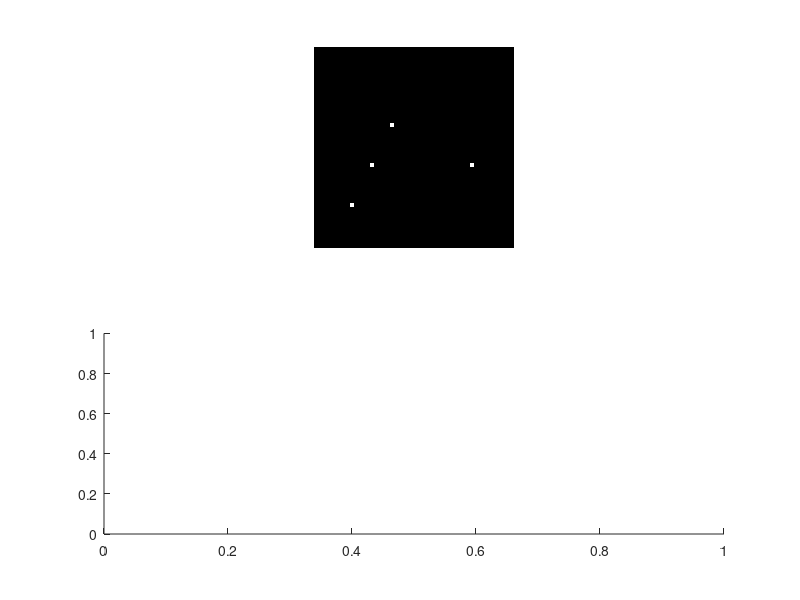

This chart was generated by the following MATLAB code: (Note: this script raises an error after producing the figure.)
clear all; close all; clc;

a = zeros(50,50); % Create a 50x50 patch
a(20,20) = 1;
a(30,15) = 1;
a(40,10) = 1;
a(30,40) = 1; % Noise pixel
subplot(2,1,1);
imshow(a);

[H,T,R] = hough(a);
subplot(2,1,2);
houghVisualize(H,T,R);

hPeaks = houghpeaks(H);
theta = T(hPeaks(:,2));
rho = R(hPeaks(:,1));
plot(theta,rho,'gs');
% rho = xcos(theta) + ysin(theta)
y = @(theta,rho,x) -cotd(theta)*x + rho/sind(theta);
subplot(2,1,1);
hold on;
x = 0:0.01:50;
plot(x,y(theta,rho,x),'r-');
